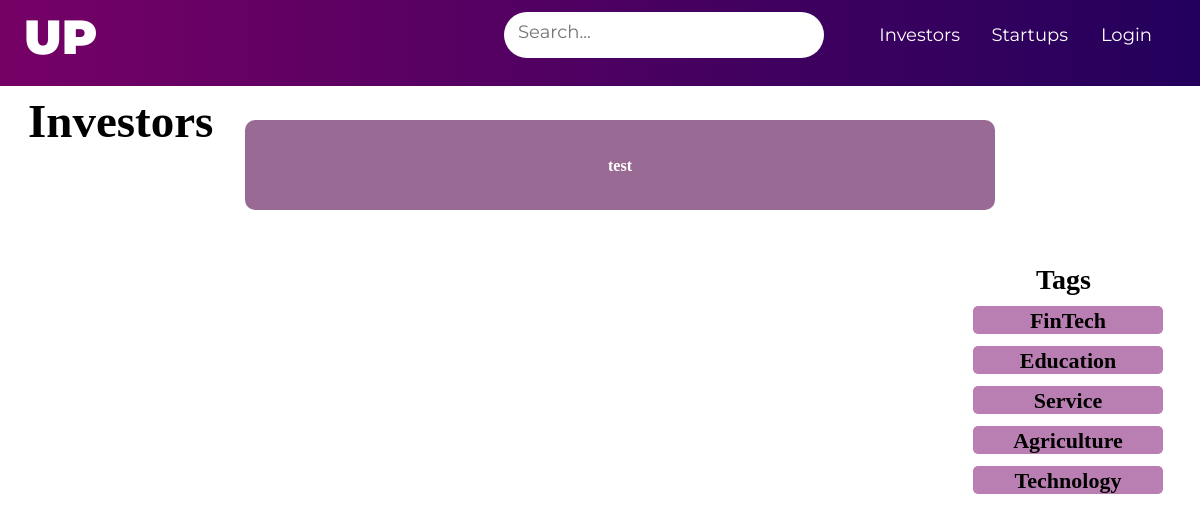
Before: /investor with the older database file.
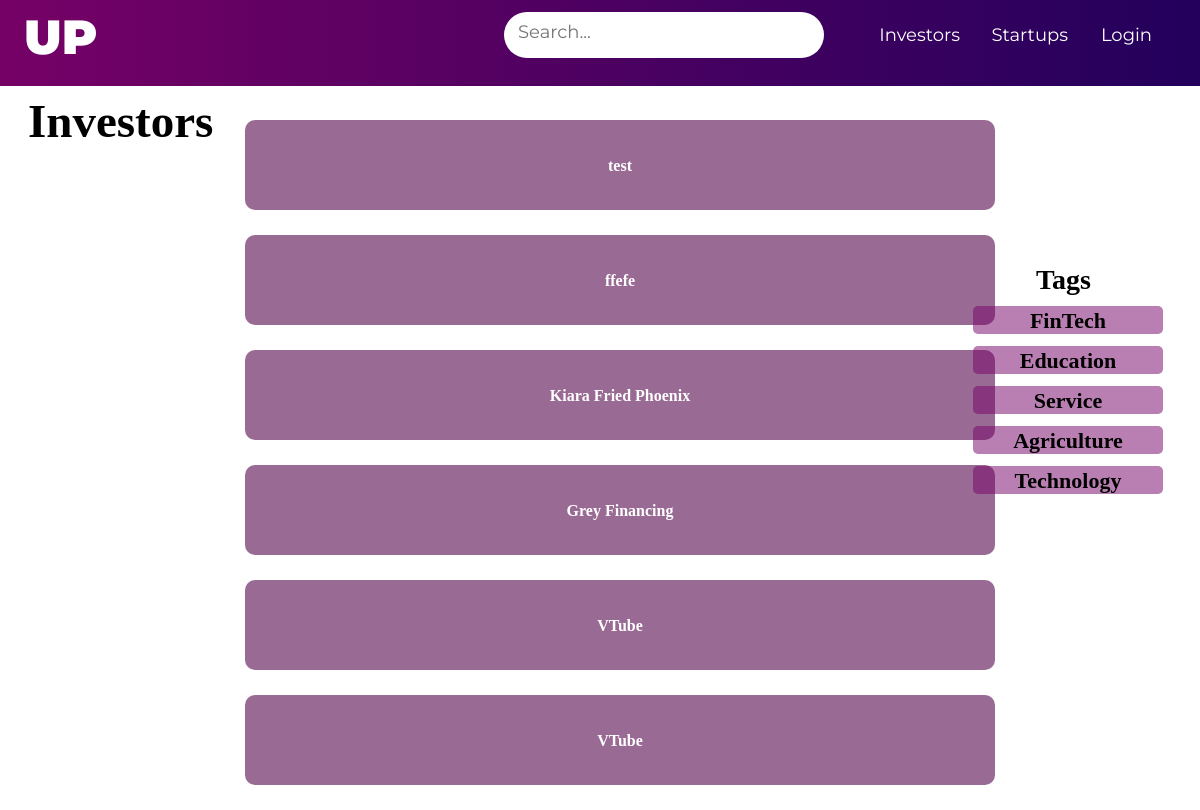
After: the same page with the newer database file.
### models.py (models this page shows)
class Investor(db.Model):
    id = db.Column(db.Integer, primary_key=True)
    email = db.Column(db.String(100))
    forename = db.Column(db.String(100))
    surname = db.Column(db.String(100))
    company = db.Column(db.String(100))
    phone = db.Column(db.String(100))
    gender = db.Column(db.String(20))
    category = db.Column(db.String(200))
    budget = db.Column(db.Integer)
    startuplocation = db.Column(db.String(100))
    numberofpeople = db.Column(db.Integer)
    stage = db.Column(db.String(50))
    returntype = db.Column(db.String(200))

### __init__.py (the view)
    @app.route("/investor")
    def investor():
        return render_template('search_filter_investor.html',title="Investors",data=Investor.query.all())

### templates/search_filter_investor.html (shortened to what this page needs)
{%extends 'navbar.html'%}
{%block layout%}
<head>
    <link rel="stylesheet" href="../static/main.css">
</head>
<body>
    <h1 class="logo">Investors</h1>
    <h2 class="tags">Tags</h2>
    <div class="category">
        <button class="fintech"><a href="{{url_for('fintech')}}">FinTech</a></button>
        <button class="education"><a href="{{url_for('education')}}">Education</a></button>
        <button class="service"><a href="{{url_for('service')}}">Service</a></button>
        <button class="agriculture"><a href="{{url_for('agriculture')}}">Agriculture</a></button>
        <button class="technology"><a href="{{url_for('technology')}}">Technology</a></button>
    </div>
    <div class='isi'>
        <div class='list'>
            <ul>
                {% for item in data %}
                <li><a href='#'>{{item.company}}</a></li>
                {%endfor%}
            </ul>
        </div>
    </div>
</body>
{%endblock layout%}

### templates/navbar.html (shortened to what this page needs)
<!DOCTYPE html>
<html lang="en">
  <head>
    <link rel="stylesheet" type="text/css" href=../static/main.css />
  </head>
  <body>
    <div class="navbar">
      <a class="up" href="{{url_for('home')}}">UP</a>
      <div class="searchbar">
        <span class="background"></span>
        <input type="text" placeholder="Search..." />
      </div>
      <div class="right">
        <a class="investors" href="{{url_for('investor')}}">Investors</a>
        <a class="startups" href="{{url_for('startups')}}">Startups</a>
        <a class="login"  href="{{url_for('login')}}">Login</a>
      </div>
    </div>
    {% block layout %}{% endblock layout %}
  </body>
</html>

### static/main.css (style rules this page uses)
.navbar { position: relative; z-index: 100; }
.navbar span.background { position: fixed; top: 0%; left: 0%; width: 100%; height: 86px; background: linear-gradient(269.8deg, #23005c 0%, #760166 100%); }
.navbar a { position: fixed; font-family: Montserrat; font-style: normal; text-decoration: none; color: #ffffff; }
.navbar a.up { left: 2%; top: 1%; font-weight: 900; font-size: 48px; line-height: 59px; }
.navbar .searchbar { position: fixed; }
.navbar .searchbar span.background { top: 1.5%; left: 42%; width: 320px; height: 46px; background: #ffffff; border-radius: 25px; }
.navbar .searchbar input { position: fixed; top: 2.5%; left: 43%; width: 286px; font-family: Montserrat; font-style: normal; font-weight: normal; font-size: 18px; line-height: 22px; background-color: transparent; border: none; outline: none; }
.navbar .right a { top: 3%; font-style: normal; font-weight: normal; font-size: 18px; line-height: 22px; }
.navbar .right a.investors { right: 20%; }
.navbar .right a.startups { right: 11%; }
.navbar .right a.login { right: 4%; }
* { font-family: 'Ubuntu', sans-serif; }
a { color: white; text-decoration: none; }
.logo { position: fixed; width: 214px; height: 60px; left: 28px; top: 93px; font-family: Margaret; font-style: normal; font-weight: 600; font-size: 47px; line-height: 57px; margin: auto; color: #000000; }
.tags { position: fixed; width: 70px; height: 40px; right: 94px; top: 240px; font-family: Margaret; font-style: normal; font-weight: 600; font-size: 28px; line-height: 34px; color: #000000; }
.category { float: right; }
.isi { margin-top: 120px; }
.list { text-align: center; }
.list ul { list-style-type: none; }
.list ul li { cursor: pointer; margin: 25px; width: 750px; height: 90px; margin-left: auto; margin-right: auto; overflow: hidden; background: #996a93; border-radius: 10px; }
.list ul li a { text-decoration: none; text-align: center; line-height: 92px; font-size: bold; font-weight: bold; font-family: Margaret; color: #ffffff; transition: 0.4s ease; }
.category .fintech { position: fixed; cursor: pointer; border: none; width: 190px; height: 28px; right: 37px; top: 306px; background: rgba(118, 1, 102, 0.5); border-radius: 5px; transition: 0.4s ease; }
.category .fintech a { width: 128px; height: 30px; left: 1208px; top: 305px; font-family: Margaret; font-style: normal; font-weight: 600; font-size: 22px; line-height: 27px; color: #000000; }
.category .education { cursor: pointer; border: none; position: fixed; width: 190px; height: 28px; right: 37px; top: 346px; background: rgba(118, 1, 102, 0.5); border-radius: 5px; transition: 0.4s ease; }
.category .education a { width: 164px; height: 23px; left: 1193px; top: 346px; font-family: Margaret; font-style: normal; font-weight: 600; font-size: 22px; line-height: 27px; color: #000000; }
.category .service { position: fixed; border: none; cursor: pointer; width: 190px; height: 28px; right: 37px; top: 386px; background: rgba(118, 1, 102, 0.5); border-radius: 5px; transition: 0.4s ease; }
.category .service a { width: 70px; height: 30px; left: 1237px; top: 385px; font-family: Margaret; font-style: normal; font-weight: 600; font-size: 22px; line-height: 27px; color: #000000; }
.category .agriculture { position: fixed; cursor: pointer; border: none; width: 190px; height: 28px; right: 37px; top: 426px; background: rgba(118, 1, 102, 0.5); border-radius: 5px; transition: 0.4s ease; }
.category .agriculture a { width: 99px; height: 30px; left: 1222px; top: 425px; font-family: Margaret; font-style: normal; font-weight: 600; font-size: 22px; line-height: 27px; color: #000000; }
.category .technology { position: fixed; cursor: pointer; border: none; width: 190px; height: 28px; right: 37px; top: 466px; background: rgba(118, 1, 102, 0.5); border-radius: 5px; transition: 0.4s ease; }
.category .technology a { width: 99px; height: 30px; left: 1222px; top: 465px; font-family: Margaret; font-style: normal; font-weight: 600; font-size: 22px; line-height: 27px; color: #000000; }

Changed rows visible on the page:
added Investor: company "ffefe"
added Investor: company "Kiara Fried Phoenix"
added Investor: company "Grey Financing"
added Investor: company "VTube"
added Investor: company "VTube"
